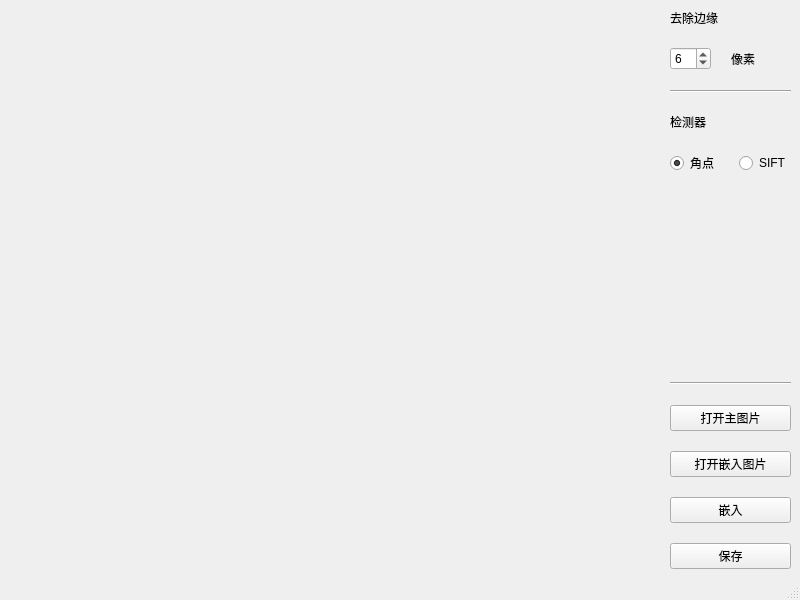
<?xml version="1.0" encoding="UTF-8"?>
<ui version="4.0">
 <class>MainWindow</class>
 <widget class="QMainWindow" name="MainWindow">
  <property name="geometry">
   <rect>
    <x>0</x>
    <y>0</y>
    <width>800</width>
    <height>600</height>
   </rect>
  </property>
  <property name="windowTitle">
   <string>DetailEmbed</string>
  </property>
  <widget class="QWidget" name="centralwidget">
   <property name="autoFillBackground">
    <bool>false</bool>
   </property>
   <layout class="QHBoxLayout" name="horizontalLayout_3" stretch="20,0">
    <property name="spacing">
     <number>20</number>
    </property>
    <item>
     <widget class="QLabel" name="label">
      <property name="text">
       <string/>
      </property>
     </widget>
    </item>
    <item>
     <layout class="QVBoxLayout" name="verticalLayout">
      <item>
       <widget class="QLabel" name="label_2">
        <property name="text">
         <string>去除边缘</string>
        </property>
       </widget>
      </item>
      <item>
       <layout class="QHBoxLayout" name="horizontalLayout_2" stretch="0,1">
        <item>
         <widget class="QSpinBox" name="spinBox">
          <property name="minimum">
           <number>1</number>
          </property>
          <property name="maximum">
           <number>99</number>
          </property>
          <property name="value">
           <number>6</number>
          </property>
         </widget>
        </item>
        <item>
         <widget class="QLabel" name="label_3">
          <property name="text">
           <string>像素</string>
          </property>
         </widget>
        </item>
       </layout>
      </item>
      <item>
       <widget class="Line" name="line">
        <property name="orientation">
         <enum>Qt::Horizontal</enum>
        </property>
       </widget>
      </item>
      <item>
       <widget class="QLabel" name="label_4">
        <property name="text">
         <string>检测器</string>
        </property>
       </widget>
      </item>
      <item>
       <layout class="QHBoxLayout" name="horizontalLayout">
        <item>
         <widget class="QRadioButton" name="radioButton">
          <property name="text">
           <string>角点</string>
          </property>
          <property name="checked">
           <bool>true</bool>
          </property>
          <attribute name="buttonGroup">
           <string notr="true">buttonGroup</string>
          </attribute>
         </widget>
        </item>
        <item>
         <widget class="QRadioButton" name="radioButton_2">
          <property name="text">
           <string>SIFT</string>
          </property>
          <property name="checked">
           <bool>false</bool>
          </property>
          <attribute name="buttonGroup">
           <string notr="true">buttonGroup</string>
          </attribute>
         </widget>
        </item>
       </layout>
      </item>
      <item>
       <spacer name="verticalSpacer">
        <property name="orientation">
         <enum>Qt::Vertical</enum>
        </property>
        <property name="sizeHint" stdset="0">
         <size>
          <width>20</width>
          <height>40</height>
         </size>
        </property>
       </spacer>
      </item>
      <item>
       <widget class="Line" name="line_2">
        <property name="orientation">
         <enum>Qt::Horizontal</enum>
        </property>
       </widget>
      </item>
      <item>
       <widget class="QPushButton" name="pushButton_5">
        <property name="text">
         <string>打开主图片</string>
        </property>
       </widget>
      </item>
      <item>
       <widget class="QPushButton" name="pushButton_6">
        <property name="text">
         <string>打开嵌入图片</string>
        </property>
       </widget>
      </item>
      <item>
       <widget class="QPushButton" name="pushButton_7">
        <property name="text">
         <string>嵌入</string>
        </property>
       </widget>
      </item>
      <item>
       <widget class="QPushButton" name="pushButton_8">
        <property name="text">
         <string>保存</string>
        </property>
       </widget>
      </item>
     </layout>
    </item>
   </layout>
  </widget>
  <widget class="QStatusBar" name="statusbar"/>
 </widget>
 <resources/>
 <connections/>
 <buttongroups>
  <buttongroup name="buttonGroup"/>
 </buttongroups>
</ui>
